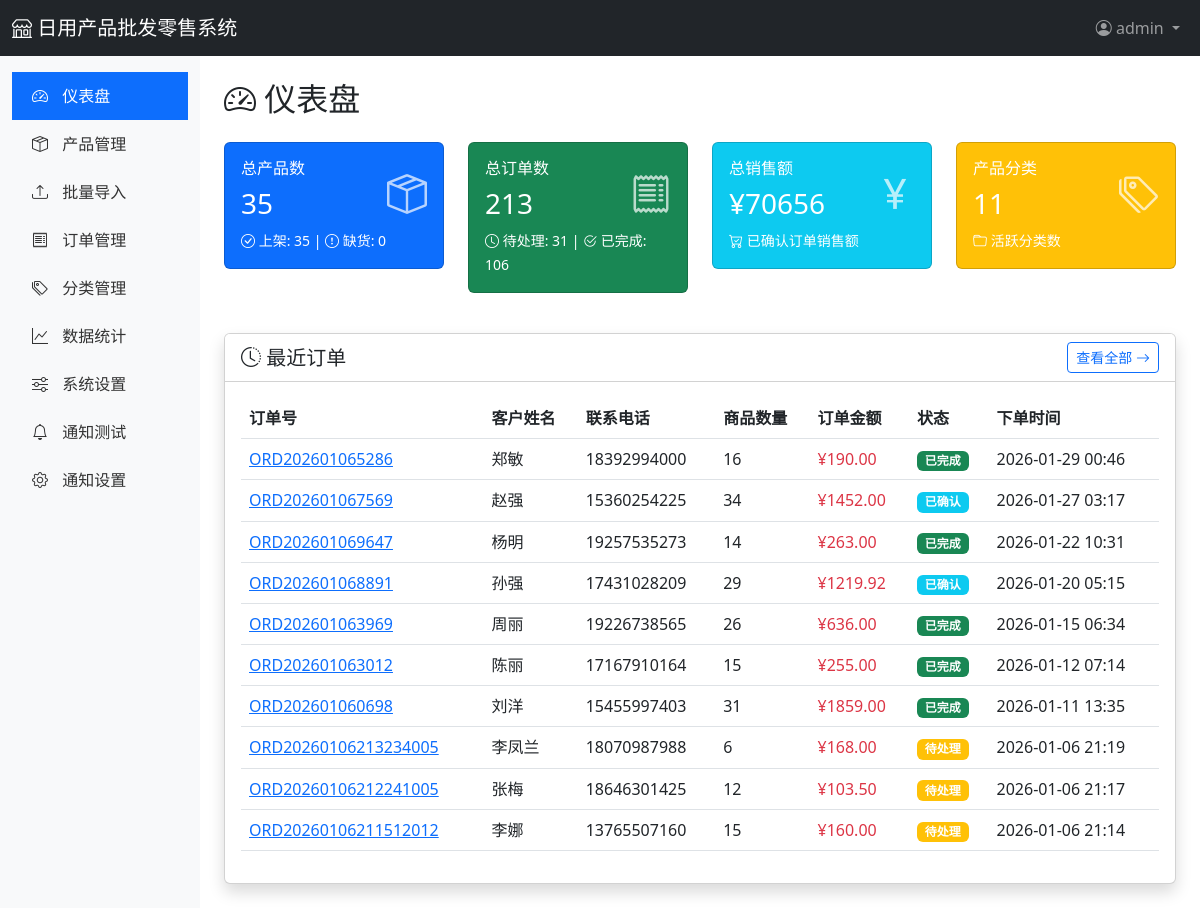
The app's page /admin/dashboard (signed in), older data.
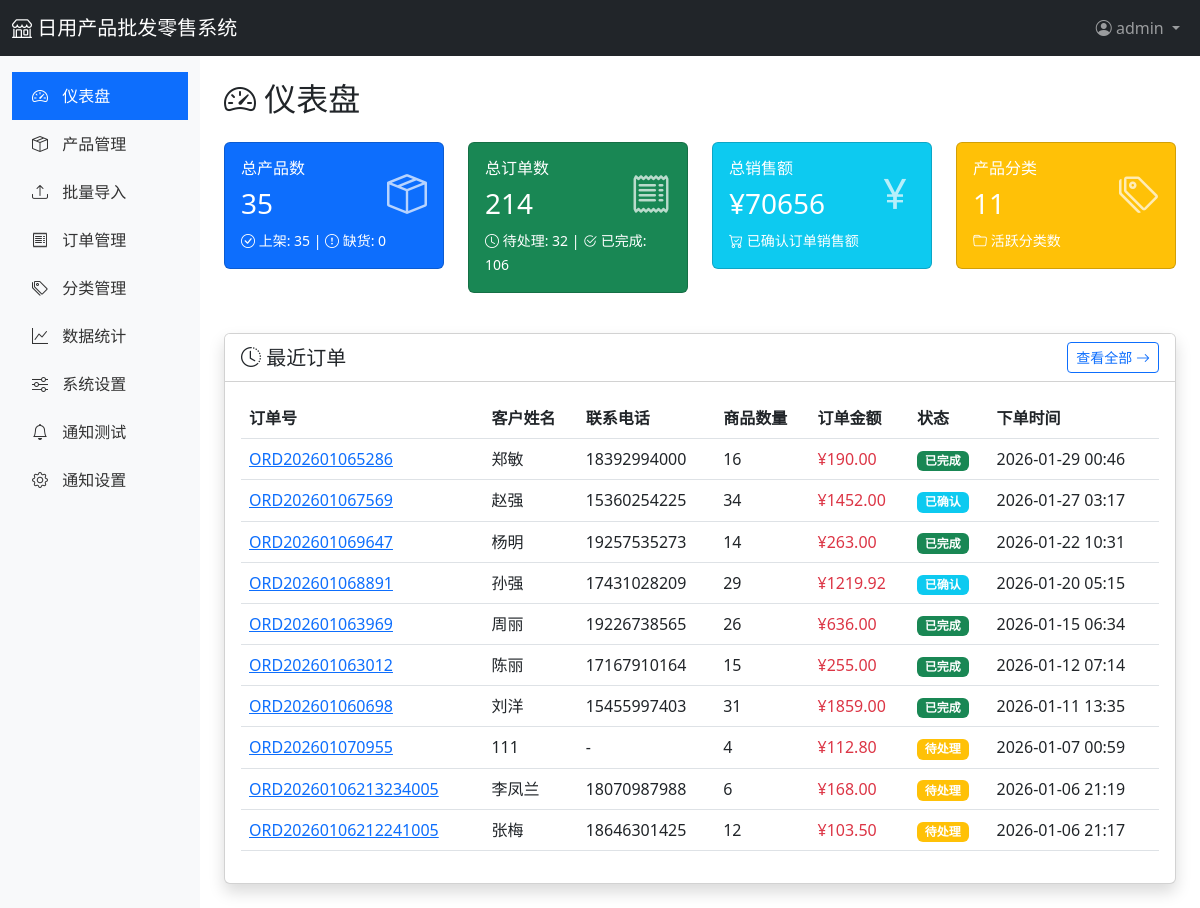
The same page, newer data.
### app/models.py (models this page shows, shortened)
class User(UserMixin, db.Model):
    __tablename__ = 'users'
    id = db.Column(db.Integer, primary_key=True)
    username = db.Column(db.String(80), unique=True, nullable=False)
    email = db.Column(db.String(120), unique=True, nullable=False)
    password_hash = db.Column(db.String(255), nullable=False)
    role = db.Column(db.String(20), default='admin')  # admin, staff
    phone = db.Column(db.String(20))
    is_active = db.Column(db.Boolean, default=True)
    created_at = db.Column(db.DateTime, default=datetime.utcnow)
    updated_at = db.Column(db.DateTime, default=datetime.utcnow, onupdate=datetime.utcnow)
    orders = db.relationship('Order', backref='user', lazy='dynamic')

class Order(db.Model):
    __tablename__ = 'orders'
    id = db.Column(db.Integer, primary_key=True)
    order_no = db.Column(db.String(50), unique=True, nullable=False, index=True)  # 订单号
    customer_name = db.Column(db.String(100), nullable=False)
    customer_phone = db.Column(db.String(20))
    customer_email = db.Column(db.String(120))
    customer_address = db.Column(db.Text)
    total_amount = db.Column(db.Float, default=0)  # 总金额
    total_quantity = db.Column(db.Integer, default=0)  # 总数量
    status = db.Column(db.String(20), default='pending')  # pending, confirmed, shipped, completed, cancelled
    notes = db.Column(db.Text)  # 备注
    notified = db.Column(db.Boolean, default=False)  # 是否已通知
    created_at = db.Column(db.DateTime, default=datetime.utcnow)
    updated_at = db.Column(db.DateTime, default=datetime.utcnow, onupdate=datetime.utcnow)
    user_id = db.Column(db.Integer, db.ForeignKey('users.id'))
    items = db.relationship('OrderItem', backref='order', lazy='dynamic', cascade='all, delete-orphan')

### app/routes/admin.py (the view)
@admin_bp.route('/dashboard')
@login_required
def dashboard():
    from app.services.order_service import OrderService
    stats = {
        'products': {
            'total': Product.query.count(),
            'active': Product.query.filter_by(status='active').count(),
            'out_of_stock': Product.query.filter(Product.stock == 0).count()
        },
        'orders': OrderService.get_order_statistics(),
        'categories': Category.query.count()
    }
    recent_orders = Order.query.order_by(Order.created_at.desc()).limit(10).all()
    return render_template('admin/dashboard.html', stats=stats, recent_orders=recent_orders)

### app/services/order_service.py (called while the page is built)
    @staticmethod
    def get_order_statistics():
        total_orders = Order.query.count()
        pending_orders = Order.query.filter_by(status='pending').count()
        confirmed_orders = Order.query.filter_by(status='confirmed').count()
        completed_orders = Order.query.filter_by(status='completed').count()
        cancelled_orders = Order.query.filter_by(status='cancelled').count()
        total_sales = db.session.query(db.func.sum(Order.total_amount)).filter(
            Order.status.in_(['confirmed', 'shipped', 'completed'])
        ).scalar() or 0
        return {
            'total_orders': total_orders,
            'pending_orders': pending_orders,
            'confirmed_orders': confirmed_orders,
            'completed_orders': completed_orders,
            'cancelled_orders': cancelled_orders,
            'total_sales': total_sales
        }

### app/templates/admin/dashboard.html (shortened to what this page needs)
{% extends "admin/base.html" %}
{% block content %}
<h2 class="mb-4">
    <i class="bi bi-speedometer2"></i> 仪表盘
</h2>
<div class="row mb-4">
    <div class="col-md-3">
        <div class="card stat-card bg-primary text-white mb-3">
            <div class="card-body">
                <div class="d-flex justify-content-between">
                    <div>
                        <h6 class="card-title">总产品数</h6>
                        <h3>{{ stats.products.total }}</h3>
                    </div>
                    <div class="align-self-center">
                        <i class="bi bi-box-seam" style="font-size: 2.5rem; opacity: 0.7;"></i>
                    </div>
                </div>
                <small>
                    <i class="bi bi-check-circle"></i> 上架: {{ stats.products.active }} |
                    <i class="bi bi-exclamation-circle"></i> 缺货: {{ stats.products.out_of_stock }}
                </small>
            </div>
        </div>
    </div>
    <div class="col-md-3">
        <div class="card stat-card bg-success text-white mb-3">
            <div class="card-body">
                <div class="d-flex justify-content-between">
                    <div>
                        <h6 class="card-title">总订单数</h6>
                        <h3>{{ stats.orders.total_orders }}</h3>
                    </div>
                    <div class="align-self-center">
                        <i class="bi bi-receipt" style="font-size: 2.5rem; opacity: 0.7;"></i>
                    </div>
                </div>
                <small>
                    <i class="bi bi-clock"></i> 待处理: {{ stats.orders.pending_orders }} |
                    <i class="bi bi-check2-circle"></i> 已完成: {{ stats.orders.completed_orders }}
                </small>
            </div>
        </div>
    </div>
    <div class="col-md-3">
        <div class="card stat-card bg-info text-white mb-3">
            <div class="card-body">
                <div class="d-flex justify-content-between">
                    <div>
                        <h6 class="card-title">总销售额</h6>
                        <h3>¥{{ "%.0f"|format(stats.orders.total_sales) }}</h3>
                    </div>
                    <div class="align-self-center">
                        <i class="bi bi-currency-yen" style="font-size: 2.5rem; opacity: 0.7;"></i>
                    </div>
                </div>
                <small>
                    <i class="bi bi-cart-check"></i> 已确认订单销售额
                </small>
            </div>
        </div>
    </div>
    <div class="col-md-3">
        <div class="card stat-card bg-warning text-white mb-3">
            <div class="card-body">
                <div class="d-flex justify-content-between">
                    <div>
                        <h6 class="card-title">产品分类</h6>
                        <h3>{{ stats.categories }}</h3>
                    </div>
                    <div class="align-self-center">
                        <i class="bi bi-tags" style="font-size: 2.5rem; opacity: 0.7;"></i>
                    </div>
                </div>
                <small>
                    <i class="bi bi-folder"></i> 活跃分类数
                </small>
            </div>
        </div>
    </div>
</div>
<div class="card shadow">
    <div class="card-header bg-white d-flex justify-content-between align-items-center">
        <h5 class="mb-0"><i class="bi bi-clock-history"></i> 最近订单</h5>
        <a href="{{ url_for('admin.orders') }}" class="btn btn-sm btn-outline-primary">
            查看全部 <i class="bi bi-arrow-right"></i>
        </a>
    </div>
    <div class="card-body">
        <div class="table-responsive">
            <table class="table table-hover">
                <thead>
                    <tr>
                        <th>订单号</th>
                        <th>客户姓名</th>
                        <th>联系电话</th>
                        <th>商品数量</th>
                        <th>订单金额</th>
                        <th>状态</th>
                        <th>下单时间</th>
                    </tr>
                </thead>
                <tbody>
                    {% if recent_orders %}
                        {% for order in recent_orders %}
                        <tr>
                            <td><a href="{{ url_for('admin.order_detail', order_id=order.id) }}">{{ order.order_no }}</a></td>
                            <td>{{ order.customer_name }}</td>
                            <td>{{ order.customer_phone or '-' }}</td>
                            <td>{{ order.total_quantity }}</td>
                            <td class="text-danger">¥{{ "%.2f"|format(order.total_amount) }}</td>
                            <td>
                                {% if order.status == 'pending' %}
                                    <span class="badge bg-warning">待处理</span>
                                {% elif order.status == 'confirmed' %}
                                    <span class="badge bg-info">已确认</span>
                                {% elif order.status == 'shipped' %}
                                    <span class="badge bg-primary">已发货</span>
                                {% elif order.status == 'completed' %}
                                    <span class="badge bg-success">已完成</span>
                                {% elif order.status == 'cancelled' %}
                                    <span class="badge bg-danger">已取消</span>
                                {% endif %}
                            </td>
                            <td>{{ order.created_at.strftime('%Y-%m-%d %H:%M') }}</td>
                        </tr>
                        {% endfor %}
                    {% else %}
                        <tr>
                            <td colspan="7" class="text-center text-muted">暂无订单</td>
                        </tr>
                    {% endif %}
                </tbody>
            </table>
        </div>
    </div>
</div>
{% endblock %}

### app/templates/admin/base.html (shortened to what this page needs)
<!DOCTYPE html>
<html lang="zh-CN">
<head>
    <link href="https://cdn.jsdelivr.net/npm/bootstrap@5.3.0/dist/css/bootstrap.min.css" rel="stylesheet">
    <link href="https://cdn.jsdelivr.net/npm/bootstrap-icons@1.11.0/font/bootstrap-icons.css" rel="stylesheet">
</head>
<body>
    <nav class="navbar navbar-expand-lg navbar-dark bg-dark">
        <div class="container-fluid">
            <a class="navbar-brand" href="{{ url_for('main.index') }}">
                <i class="bi bi-shop"></i> 日用产品批发零售系统
            </a>
            <div class="navbar-nav ms-auto">
                <div class="nav-item dropdown">
                    <a class="nav-link dropdown-toggle" href="#" role="button" data-bs-toggle="dropdown">
                        <i class="bi bi-person-circle"></i> {{ current_user.username }}
                    </a>
                </div>
            </div>
        </div>
    </nav>
    <div class="container-fluid">
        <div class="row">
            <nav class="col-md-2 d-none d-md-block sidebar py-3">
                <ul class="nav flex-column">
                    <li class="nav-item">
                        <a class="nav-link {% if request.endpoint == 'admin.dashboard' %}active{% endif %}" href="{{ url_for('admin.dashboard') }}">
                            <i class="bi bi-speedometer2"></i> 仪表盘
                        </a>
                    </li>
                    <li class="nav-item">
                        <a class="nav-link {% if 'admin.product' in request.endpoint %}active{% endif %}" href="{{ url_for('admin.products') }}">
                            <i class="bi bi-box-seam"></i> 产品管理
                        </a>
                    </li>
                    <li class="nav-item">
                        <a class="nav-link {% if request.endpoint == 'admin.products_import' %}active{% endif %}" href="{{ url_for('admin.products_import') }}">
                            <i class="bi bi-upload"></i> 批量导入
                        </a>
                    </li>
                    <li class="nav-item">
                        <a class="nav-link {% if request.endpoint == 'admin.orders' %}active{% endif %}" href="{{ url_for('admin.orders') }}">
                            <i class="bi bi-receipt"></i> 订单管理
                        </a>
                    </li>
                    <li class="nav-item">
                        <a class="nav-link {% if request.endpoint == 'admin.categories' %}active{% endif %}" href="{{ url_for('admin.categories') }}">
                            <i class="bi bi-tags"></i> 分类管理
                        </a>
                    </li>
                    <li class="nav-item">
                        <a class="nav-link {% if request.endpoint == 'admin.statistics' %}active{% endif %}" href="{{ url_for('admin.statistics') }}">
                            <i class="bi bi-graph-up"></i> 数据统计
                        </a>
                    </li>
                    <li class="nav-item">
                        <a class="nav-link {% if request.endpoint == 'admin.settings' %}active{% endif %}" href="{{ url_for('admin.settings') }}">
                            <i class="bi bi-sliders"></i> 系统设置
                        </a>
                    </li>
                    <li class="nav-item">
                        <a class="nav-link {% if request.endpoint == 'admin.notification_test' %}active{% endif %}" href="{{ url_for('admin.notification_test') }}">
                            <i class="bi bi-bell"></i> 通知测试
                        </a>
                    </li>
                    <li class="nav-item">
                        <a class="nav-link {% if 'system' in request.endpoint %}active{% endif %}" href="{{ url_for('system.settings') }}">
                            <i class="bi bi-gear"></i> 通知设置
                        </a>
                    </li>
                </ul>
            </nav>
            <main class="col-md-10 ms-sm-auto col-lg-10 px-md-4 py-4">
                {% block content %}{% endblock %}
            </main>
        </div>
    </div>
</body>
</html>

### app/templates/admin/base.html (style rules this page uses)
.sidebar { min-height: calc(100vh - 56px); background-color: #f8f9fa; }
.sidebar .nav-link { color: #333; padding: 12px 20px; }
.sidebar .nav-link:hover, .sidebar .nav-link.active { background-color: #0d6efd; color: white; }
.sidebar .nav-link i { margin-right: 10px; }
.stat-card { transition: transform 0.2s; }

Row changes from the older to the newer data that the page shows:
no longer on this page (row unchanged): Order: order_no "ORD20260106211512012", customer_name "李娜", customer_phone "13765507160", total_quantity "15", total_amount "160.00", status "待处理", created_at "2026-01-06 21:14"
added Order: order_no "ORD202601070955", customer_name "111", customer_phone "-", total_quantity "4", total_amount "112.80", status "待处理", created_at "2026-01-07 00:59"
Text that changed along with them:
{{ stats.orders.total_orders }}: "213" → "214"
{{ stats.orders.pending_orders }}: "31" → "32"
